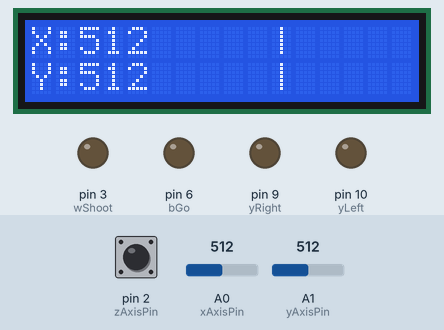
Recording of a sketch running on a simulated Arduino Uno, built with avr-gcc and run on an emulated ATmega328P. Shown: 16×2 character LCD, output pins drawn as LEDs (lit = HIGH). The inputs (shaded band) are chosen by the test bench; at power-on: pin 2 (zAxisPin) HIGH, A0 (xAxisPin) = 512, A1 (yAxisPin) = 512.

Above: at 4.2 s.
4.3 s: pin 2 (zAxisPin) pulled LOW for 1 s
At 4.6 s:
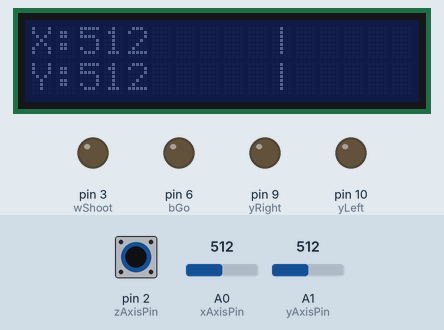
6.8 s: pin 2 (zAxisPin) pulled LOW for 3.2 s
At 7.01 s:
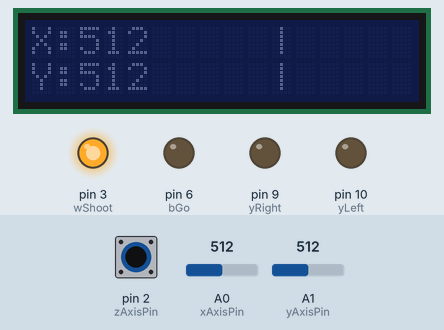
13.0 s: A0 (xAxisPin) set to 110
At 14.0 s:
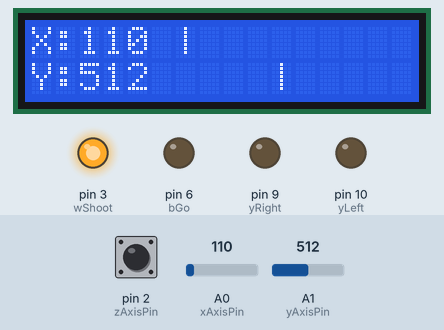
14.6 s: A0 (xAxisPin) set to 93
At 15.2 s:
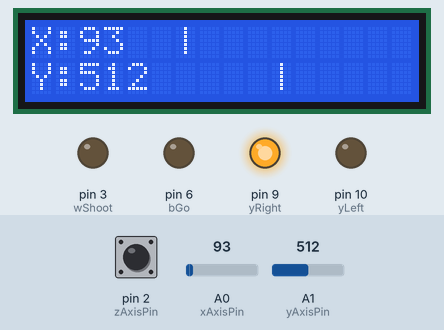
16.2 s: A1 (yAxisPin) set to 306
At 17.4 s:
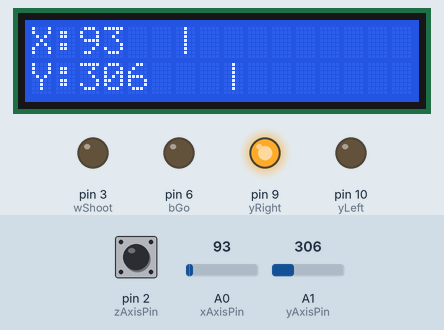
19.2 s: A1 (yAxisPin) set to 105
At 20.5 s:
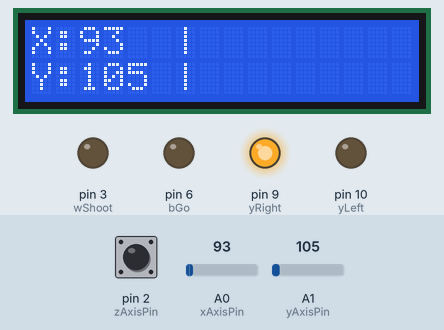
20.8 s: A1 (yAxisPin) set to 94
Timing chart, 0 to 23.5 s (numbered marks = the images above; inputs shaded):
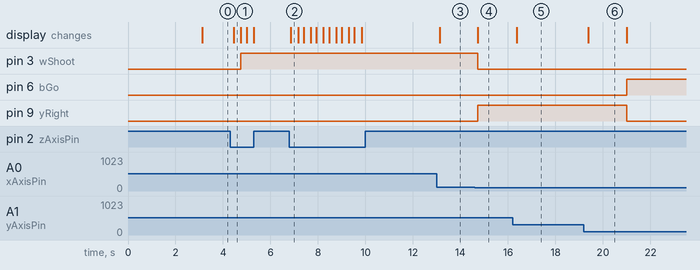

The sketch:

AR02_joystick.ino
```cpp
/*
 예제 6.5
 조이스틱 입력
 */

// I2C 통신 라이브러리 설정
#include <Wire.h>
// I2C LCD 라리브러리 설정
#include <LiquidCrystal_I2C.h>

// LCD I2C address 설정 PCF8574:0x27, PCF8574A:0x3F
LiquidCrystal_I2C lcd(0x27,16,2);  // LCD address:0x27, 16X2 LCD

// 0번 아날로그핀을 X 축 입력으로 설정
const int xAxisPin = 0;
// 1번 아날로그핀을 Y 축 입력으로 설정
const int yAxisPin = 1;
// 2번 디지털 입력 핀을 Z 축 입력으로 설정
const int zAxisPin = 2;
// LED
const int wShoot = 3;
const int rStop = 5;
const int bGo = 6;
const int yRight = 9;
const int yLeft = 10;
void setup() {

  // Z 축 입력은 디지털 입력으로 설정한다.
  pinMode(zAxisPin, INPUT_PULLUP);
  pinMode(wShoot, OUTPUT);
  pinMode(rStop, OUTPUT);
  pinMode(bGo, OUTPUT);
  pinMode(yRight, OUTPUT);
  pinMode(yLeft, OUTPUT);

  lcd.init(); // LCD 설정
  lcd.backlight();  // 백라이트를 켠다.

  // 메세지를 표시한다.
  lcd.print("ex 6.5");
  lcd.setCursor(0,1);
  lcd.print("Joystick");
  // 3초동안 메세지를 표시한다.
  delay(3000);

  // 모든 메세지를 삭체한 뒤
  // X축 Y축 문자를 출력한다.
  lcd.clear();
  lcd.setCursor(0,0);
  lcd.print("X:");
  lcd.setCursor(0,1);
  lcd.print("Y:");
  lcd.setCursor(15,1);
}

void loop(){

  // X, Y, Z 축 값을 읽는다.
  int xValue = analogRead(xAxisPin);
  int yValue = analogRead(yAxisPin);
  int zValue = digitalRead(zAxisPin);

  // 그래프를 그리기 위해서 X, Y 값을 조절한다.
  int xDisplay = map(xValue,0,1023,6,15);
  int yDisplay = map(yValue,0,1023,6,15);

  // 첫 째 줄에 전에 표시했던 내용을 지운다.
  lcd.setCursor(2,0);
  lcd.print("           "); // 14칸 공백
  // X 축의 ADC 값을 출력한다.
  lcd.setCursor(2,0);
  lcd.print(xValue);
  // 조이스틱의 X 값에 따라 그래프를 출력한다
  lcd.setCursor(xDisplay,0);
  lcd.print("|");


  // 둘째 줄에 전에 표시했던 내용을 지운다.
  lcd.setCursor(2,1);
  lcd.print("           "); // 14칸 공백
  // Y 축의 ADC 값을 출력한다.
  lcd.setCursor(2,1);
  lcd.print(yValue);
  // 조이스틱의 Y 값에 따라 그래프를 출력한다
  lcd.setCursor(yDisplay,1);
  lcd.print("|");


  // Z 방향으로 눌렸을 때 백라이트를 점멸한다.
  if(zValue == LOW){
    lcd.noBacklight();
    delay(300);
    lcd.backlight();
  }

  if( yValue <= 100)
  {
    digitalWrite(bGo, HIGH);
    digitalWrite(rStop, LOW);
    digitalWrite(yLeft, LOW);
    digitalWrite(yRight, LOW);
    digitalWrite(wShoot,LOW);
    delay(100);
  }
else if( yValue >= 1000)
 {
    digitalWrite(bGo, LOW);
    digitalWrite(rStop, HIGH);
    digitalWrite(yLeft, LOW);
    digitalWrite(yRight, LOW);
    digitalWrite(wShoot,LOW);
    delay(100);
  }
else if( xValue <= 100)
 {
    digitalWrite(bGo, LOW);
    digitalWrite(rStop, LOW);
    digitalWrite(yLeft, LOW);
    digitalWrite(yRight, HIGH);
    digitalWrite(wShoot,LOW);
    delay(100);
  }
else if( xValue >= 1000)
 {
    digitalWrite(bGo, LOW);
    digitalWrite(rStop, LOW);
    digitalWrite(yLeft, HIGH);
    digitalWrite(yRight, LOW);
    digitalWrite(wShoot,LOW);
    delay(100);
  }
else if(zValue == LOW)
{
  digitalWrite(bGo,LOW);
  digitalWrite(rStop, LOW);
    digitalWrite(yLeft, LOW);
    digitalWrite(yRight, LOW);
    digitalWrite(wShoot,HIGH);
  delay(100);
}


  delay(100);
}
```

Measured:
- the behaviour switches between 101 and 100 on A0 (xAxisPin) (found by bisection; images 3 and 4)
- after the input at 4.3 s, pin 3 (wShoot): LOW → HIGH after 0.46 s; the display: changes after 0.16 s (image 1)
- after the input at 6.8 s, the display: changes after 0.06 s (image 2)
- after the input at 13.0 s, the display: changes after 0.14 s (image 3)
- after the input at 14.6 s, pin 3 (wShoot): HIGH → LOW after 0.14 s; pin 9 (yRight): LOW → HIGH after 0.14 s; the display: changes after 0.14 s (image 4)
- after the input at 16.2 s, the display: changes after 0.17 s (image 5)
- after the input at 19.2 s, the display: changes after 0.19 s (image 6)
- after the input at 20.8 s, pin 6 (bGo): LOW → HIGH after 0.21 s; pin 9 (yRight): HIGH → LOW after 0.21 s
